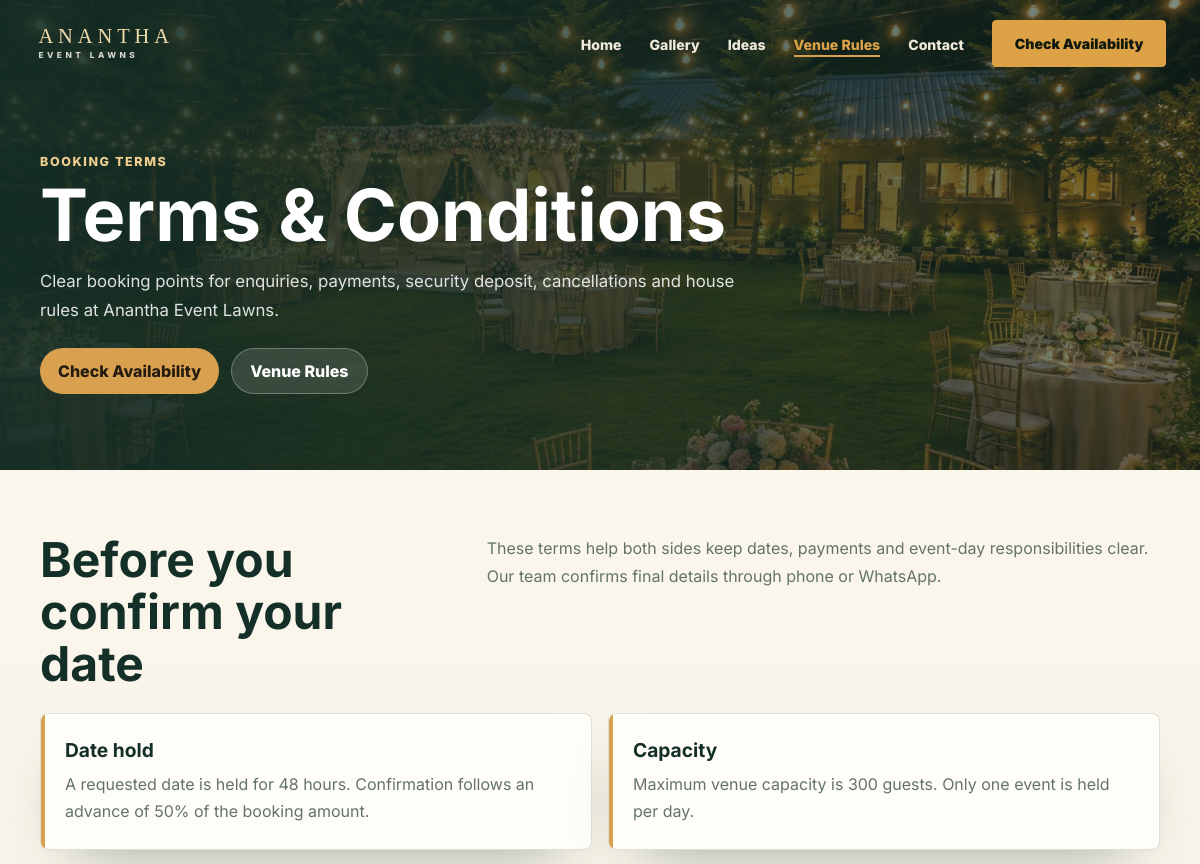
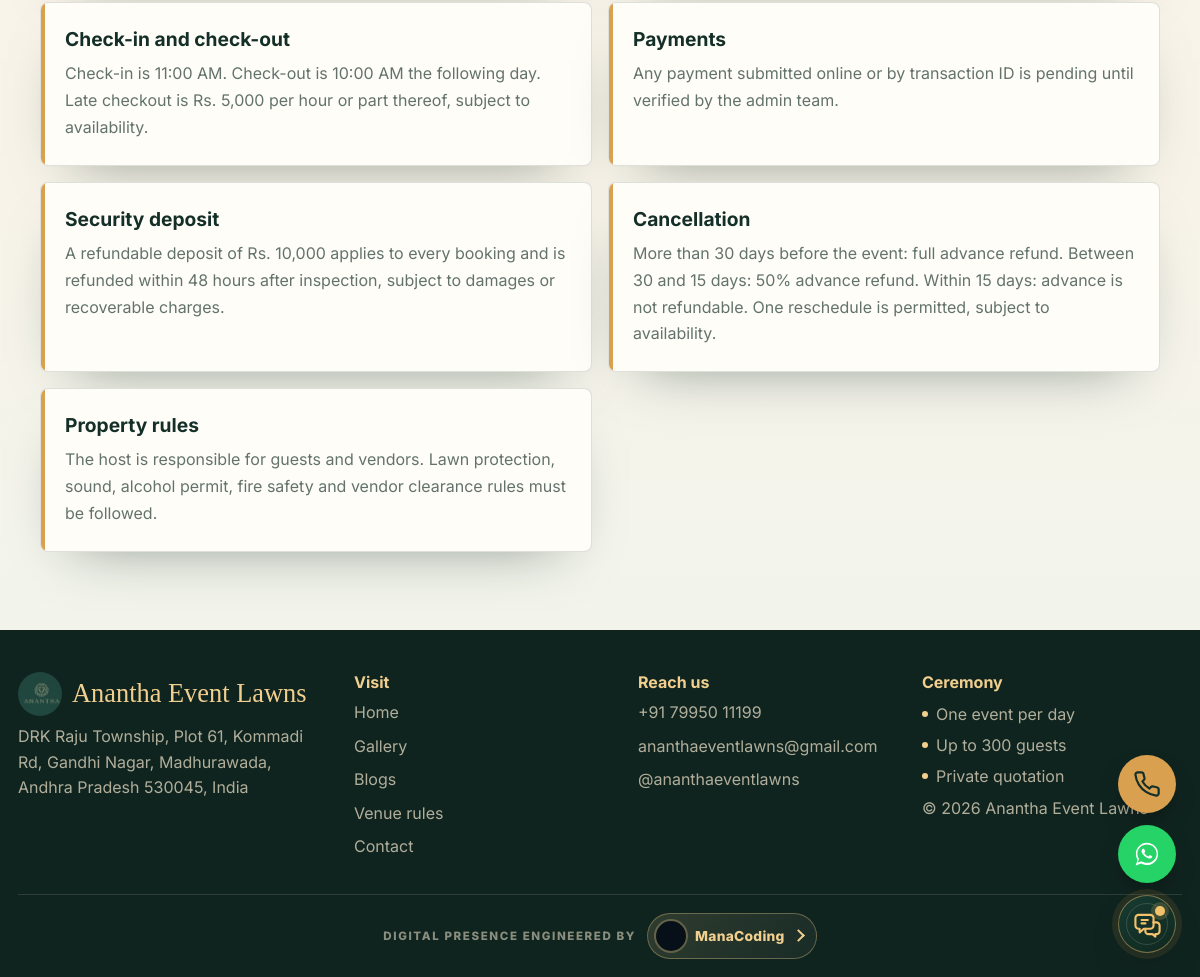
Page /terms.php on the committed database (2 pictures, top to bottom).
### tables this page shows
CREATE TABLE IF NOT EXISTS site_terms (
  id INT AUTO_INCREMENT PRIMARY KEY,
  title VARCHAR(180) NOT NULL,
  term_text TEXT NOT NULL,
  display_order INT NOT NULL DEFAULT 0,
  is_booking_required TINYINT(1) NOT NULL DEFAULT 0,
  is_active TINYINT(1) NOT NULL DEFAULT 1,
  created_at TIMESTAMP DEFAULT CURRENT_TIMESTAMP
);

### includes/routes.php (called while the page is built, shortened)
<?php
function app_base_path(): string
{
    $override=getenv('ANANTHA_BASE_PATH');
    static $base=null;
    if($base!==null)return $base;
    $root=str_replace('\\','/',realpath(dirname(__DIR__))?:dirname(__DIR__));
    $documentRoot=!empty($_SERVER['DOCUMENT_ROOT'])?realpath((string)$_SERVER['DOCUMENT_ROOT']):false;
    if($documentRoot){
        $documentRoot=rtrim(str_replace('\\','/',$documentRoot),'/');
        if(strcasecmp($root,$documentRoot)===0)return $base='';
    }
    return $base='/anantha';
}
function app_url(string $url='',string $context=''): string
{
    preg_match('/^([^?#]*)(.*)$/s',$url,$parts);
    $path=$parts[1]??'';$suffix=$parts[2]??'';$base=app_base_path();
    $path=preg_replace('~^admin(?:/|$)~','ceoadmin/',$path);
    if(preg_match('~^ceoadmin/(?:login|index)(?:\.php|/)?$~',$path))$path='ceoadmin/';
    elseif(preg_match('~^api/index(?:\.php|/)?$~',$path))$path='api/';
    elseif(preg_match('~^(?:index(?:\.php|/)?)?$~',$path))$path='';
    elseif(preg_match('~^(?:gallery(?:\.php|/)?|galary/?)$~',$path))$path='galary/';
    elseif(str_ends_with($path,'.php'))$path=substr($path,0,-4).'/';
    elseif($path!==''&&pathinfo(rtrim($path,'/'),PATHINFO_EXTENSION)==='')$path=rtrim($path,'/').'/';
    return $base.'/'.ltrim($path,'/').$suffix;
}

### includes/config.php (called while the page is built, shortened)
<?php
require_once __DIR__ . '/routes.php';
function db(): PDO
{
    static $pdo = null;
    if ($pdo instanceof PDO) {
        return $pdo;
    }
    $dsn = 'mysql:host=' . DB_HOST . ';dbname=' . DB_NAME . ';charset=utf8mb4';
    $pdo = new PDO($dsn, DB_USER, DB_PASS, [
        PDO::ATTR_ERRMODE => PDO::ERRMODE_EXCEPTION,
        PDO::ATTR_DEFAULT_FETCH_MODE => PDO::FETCH_ASSOC,
    ]);
    return $pdo;
}
function h(?string $value): string
{
    return htmlspecialchars((string) $value, ENT_QUOTES, 'UTF-8');
}

### terms.php (the view, shortened to what this page needs)
<?php
require_once __DIR__ . '/includes/config.php';
$terms = [];
if (db_ready()) {
    $terms = db()->query('SELECT title, term_text FROM site_terms WHERE is_active=1 ORDER BY display_order ASC, id ASC')->fetchAll();
}
?>
<!DOCTYPE html>
<html lang="en">
<head>
</head>
<body>
<?php $publicHeaderActive = 'rules'; $publicHeaderHome = false; include __DIR__ . '/includes/public_header.php'; ?>
<main>
  <section class="terms-hero">
    <div class="wrap">
      <div class="eyebrow">Booking terms</div>
      <h1>Terms & Conditions</h1>
      <p>Clear booking points for enquiries, payments, security deposit, cancellations and house rules at Anantha Event Lawns.</p>
      <div class="hero-actions">
        <a class="btn" href="<?php echo h(app_url('availability.php', '')); ?>">Check Availability</a>
        <a class="btn light" href="<?php echo h(app_url('rules.php', '')); ?>">Venue Rules</a>
      </div>
    </div>
  </section>
  <section class="terms-shell">
    <div class="wrap">
      <div class="terms-head">
        <h2>Before you confirm your date</h2>
        <p>These terms help both sides keep dates, payments and event-day responsibilities clear. Our team confirms final details through phone or WhatsApp.</p>
      </div>
      <div class="terms">
        <?php foreach ($terms as $term): ?>
          <article class="term"><h2><?php echo h($term['title']); ?></h2><p><?php echo h($term['term_text']); ?></p></article>
        <?php endforeach; ?>
      </div>
    </div>
  </section>
</main>
<?php include __DIR__ . '/includes/public_footer.php'; ?>
<?php include __DIR__ . '/includes/chatbot.php'; ?>
</body>
</html>

### includes/public_header.php (shortened to what this page needs)
<?php
$publicHeaderActive = $publicHeaderActive ?? '';
$publicHeaderHome = $publicHeaderHome ?? false;
$homeHref = $publicHeaderHome ? '#top' : 'index.php#top';
$occasionsHref = $publicHeaderHome ? '#ideas' : 'index.php#ideas';
$contactHref = $publicHeaderHome ? '#visit' : 'index.php#visit';
$availabilityHref = $publicHeaderActive === 'availability' ? '#enquiry' : 'availability.php';
$navClass = static function (string $key) use ($publicHeaderActive): string {
    return $publicHeaderActive === $key ? ' class="active" aria-current="page"' : '';
};
?>
<link rel="stylesheet" href="<?php echo h(app_url('assets/cursors.css', '')); ?>">
<link rel="stylesheet" href="<?php echo h(app_url('assets/forms.css', '')); ?>">
<link rel="stylesheet" href="<?php echo h(app_url('assets/google-reviews.css')); ?>">
<header id="siteHeader"<?php echo $publicHeaderHome ? ' class="home-header"' : ''; ?>>
  <div class="container nav">
    <a href="<?php echo h(app_url((string)($homeHref), "")); ?>" class="brand" aria-label="Anantha Event Lawns home">
      <span class="brand-name">Anantha</span>
      <span class="brand-subtitle">Event Lawns</span>
    </a>
    <ul class="nav-links" id="navLinks">
      <li><a<?php echo $navClass('home'); ?> href="<?php echo h(app_url((string)($homeHref), "")); ?>">Home</a></li>
      <li><a<?php echo $navClass('gallery'); ?> href="<?php echo h(app_url('gallery.php', '')); ?>">Gallery</a></li>
      <li><a<?php echo $navClass('occasions'); ?> href="<?php echo h(app_url((string)($occasionsHref), "")); ?>">Ideas</a></li>
      <li><a<?php echo $navClass('rules'); ?> href="<?php echo h(app_url('rules.php', '')); ?>">Venue Rules</a></li>
      <li><a<?php echo $navClass('contact'); ?> href="<?php echo h(app_url((string)($contactHref), "")); ?>">Contact</a></li>
      <li><a class="nav-cta<?php echo $publicHeaderActive === 'availability' ? ' active' : ''; ?>"<?php echo $publicHeaderActive === 'availability' ? ' aria-current="page"' : ''; ?> href="<?php echo h(app_url((string)($availabilityHref), "")); ?>">Check Availability</a></li>
    </ul>
  </div>
</header>

### includes/public_footer.php (shortened to what this page needs)
<footer id="siteFooter">
  <div class="public-footer__inner">
    <div class="public-footer__row">
      <div class="public-footer__col">
        <div class="public-footer__brand"><img src="<?php echo h(app_url('assets/logo.jpeg', '')); ?>" alt="Anantha logo" loading="lazy" decoding="async"><span>Anantha Event Lawns</span></div>
        <span class="public-footer__text">DRK Raju Township, Plot 61, Kommadi Rd, Gandhi Nagar, Madhurawada, Andhra Pradesh 530045, India</span>
      </div>
      <div class="public-footer__col">
        <strong>Visit</strong>
        <a href="<?php echo h(app_url('index.php', '')); ?>#top">Home</a>
        <a href="<?php echo h(app_url('gallery.php', '')); ?>">Gallery</a>
        <a href="<?php echo h(app_url('blogs.php', '')); ?>">Blogs</a>
        <a href="<?php echo h(app_url('rules.php', '')); ?>">Venue rules</a>
        <a href="<?php echo h(app_url('index.php', '')); ?>#visit">Contact</a>
      </div>
      <div class="public-footer__col">
        <strong>Reach us</strong>
        <a href="tel:+917995011199">+91 79950 11199</a>
        <a href="mailto:<?php echo h(CONTACT_EMAIL); ?>"><?php echo h(CONTACT_EMAIL); ?></a>
        <a href="https://instagram.com/ananthaeventlawns" target="_blank" rel="noopener">@ananthaeventlawns</a>
      </div>
      <div class="public-footer__col">
        <strong>Ceremony</strong>
        <div class="public-footer__facts">
          <span>One event per day</span>
          <span>Up to 300 guests</span>
          <span>Private quotation</span>
        </div>
        <span class="public-footer__text">&copy; <?php echo date('Y'); ?> Anantha Event Lawns</span>
      </div>
    </div>
    <div class="public-footer__credit">
      <div class="public-footer__signature">
        <span class="public-footer__signature-label">Digital presence engineered by</span>
        <a class="public-footer__studio" href="https://manacoding.online" target="_blank" rel="noopener"><img class="public-footer__studio-logo" src="<?php echo h(app_url('assets/manacoding-logo.jpg', '')); ?>" alt="ManaCoding logo" loading="lazy" decoding="async"><span>ManaCoding</span></a>
      </div>
    </div>
  </div>
</footer>

### includes/chatbot.php (shortened to what this page needs)
<div class="contact-stack" aria-label="Quick contact options">
  <a class="contact-fab call-fab" href="tel:+917995011199" aria-label="Call Anantha Event Lawns">
    <svg aria-hidden="true" viewBox="0 0 24 24">
      <path d="M22 16.9v3a2 2 0 0 1-2.2 2 19.8 19.8 0 0 1-8.6-3.1 19.4 19.4 0 0 1-6-6A19.8 19.8 0 0 1 2.1 4.2 2 2 0 0 1 4.1 2h3a2 2 0 0 1 2 1.7c.1 1 .4 2 .7 2.8a2 2 0 0 1-.5 2.1L8.1 9.9a16 16 0 0 0 6 6l1.3-1.3a2 2 0 0 1 2.1-.5c.9.3 1.8.6 2.8.7A2 2 0 0 1 22 16.9Z"/>
    </svg>
  </a>
  <a class="contact-fab wa-fab" href="https://wa.me/<?php echo WHATSAPP_NUMBER; ?>" target="_blank" rel="noopener" aria-label="Chat on WhatsApp">
  </a>
<div class="site-chatbot" id="siteChatbot">
  <button class="chatbot-toggle" id="chatbotToggle" type="button" aria-label="Open Anantha chat" aria-expanded="false">
  </button>
</div>
</div>

### includes/public_header.php (style rules this page uses)
#siteHeader { position:fixed;top:0;left:0;right:0;z-index:100;padding:18px 0;transition:background .4s ease,padding .4s ease,box-shadow .4s ease }
#siteHeader .nav.container { display:flex;align-items:center;justify-content:space-between;gap:32px;width:100%;max-width:none;padding-left:clamp(20px,3.2vw,60px);padding-right:clamp(20px,2.8vw,52px) }
#siteHeader .brand { display:flex;flex-direction:column;align-items:flex-start;flex:0 0 auto;text-decoration:none;text-transform:uppercase;line-height:1 }
#siteHeader .brand-name { color:#d9b878;font-family:Georgia,'Times New Roman',serif;font-size:1.22rem;letter-spacing:.22em;white-space:nowrap }
#siteHeader .brand-subtitle { margin-top:2px;color:rgba(228,218,195,.68);font-size:.68rem;font-weight:700;letter-spacing:.32em;white-space:nowrap }
#siteHeader .nav-links { display:flex;align-items:center;gap:24px;list-style:none;margin:0;padding:0 }
#siteHeader .nav-links a { color:#e4dac3;font-size:.88rem;font-weight:500;position:relative;padding-bottom:4px;text-decoration:none;transition:color .2s ease }
#siteHeader .nav-links a:after { content:"";position:absolute;left:0;bottom:0;width:0;height:2px;background:#d9a050;transition:width .3s ease }
#siteHeader .nav-links a:hover,#siteHeader .nav-links a.active { color:#d9a050;font-weight:800 }
#siteHeader .nav-links a:hover:after,#siteHeader .nav-links a.active:after { width:100% }
#siteHeader .nav-links .nav-cta { display:inline-flex;align-items:center;justify-content:center;min-height:40px;border:1px solid #d9a050;border-radius:4px;padding:9px 16px;background:#d9a050;color:#261b10;font-weight:800;white-space:nowrap }
#siteHeader .nav-links .nav-cta:after { display:none }
html,body { max-width:100%;overflow-x:hidden }
img,video,iframe { max-width:100% }
input,select,textarea,button { font-size:16px }
.btn,a.btn,button.btn { min-height:44px;text-align:center }
.container,.wrap,.screen { max-width:100% }
h1,h2,h3,p,a,strong,span,li,label,summary { overflow-wrap:anywhere }
#siteHeader { background:#17372c !important; padding:20px 0 !important; }
#siteHeader .nav.container { padding-left:clamp(36px,3.2vw,60px) !important; padding-right:clamp(20px,2.8vw,52px) !important; }
#siteHeader .brand-name { font-family:'Instrument Serif',Georgia,serif !important; text-transform:uppercase !important; letter-spacing:.24em !important; font-size:clamp(1.45rem,1.8vw,1.78rem) !important; font-weight:400 !important; line-height:.9 !important; color:#e9d2a0 !important; }
#siteHeader .brand-subtitle { margin-top:12px !important; color:#e6d9bd !important; font-size:.58rem !important; font-weight:800 !important; letter-spacing:.48em !important; text-transform:uppercase !important; }
#siteHeader .nav-links { gap:28px !important; }
#siteHeader .nav-links a { color:#d9d2bd !important; font-weight:800 !important; }
#siteHeader .nav-links a:hover, #siteHeader .nav-links a.active { color:#d9a050 !important; }
#siteHeader .nav-links .nav-cta, #siteHeader .mobile-nav-cta { background:#dda246 !important; border-color:#dda246 !important; border-radius:4px !important; color:#20170d !important; font-weight:900 !important; padding:14px 22px !important; }
#siteHeader { background:transparent !important; backdrop-filter:none !important; box-shadow:none !important; }
#siteHeader .brand-name { color:#efd9a9 !important; font-size:clamp(1.28rem,1.55vw,1.55rem) !important; line-height:.88 !important; }
#siteHeader .brand-subtitle { color:rgba(255,250,240,.82) !important; margin-top:6px !important; font-size:.52rem !important; letter-spacing:.42em !important; }
#siteHeader .nav-links a { color:#f0eadb !important; }
#siteHeader .nav-links a:hover, #siteHeader .nav-links a.active { color:#dda246 !important; }
#siteHeader .nav-links a.nav-cta, #siteHeader .nav-links a.nav-cta.active, #siteHeader .nav-links a.nav-cta:hover, #siteHeader .nav-links a.nav-cta:focus-visible, #siteHeader a.mobile-nav-cta { background:#dda246 !important; border-color:#dda246 !important; border-radius:4px !important; color:#11190f !important; }

### rows in the picture
site_terms: title "Date hold", term_text "A requested date is held for 48 hours. Confirmation follows an advance of 50% of the booking amount."
site_terms: title "Capacity", term_text "Maximum venue capacity is 300 guests. Only one event is held per day."
site_terms: title "Check-in and check-out", term_text "Check-in is 11:00 AM. Check-out is 10:00 AM the following day. Late checkout is Rs. 5,000 per hour or part thereof, subject to availability."
site_terms: title "Payments", term_text "Any payment submitted online or by transaction ID is pending until verified by the admin team."
site_terms: title "Security deposit", term_text "A refundable deposit of Rs. 10,000 applies to every booking and is refunded within 48 hours after inspection, subject to damages or recoverable charges."
site_terms: title "Cancellation", term_text "More than 30 days before the event: full advance refund. Between 30 and 15 days: 50% advance refund. Within 15 days: advance is not refundable. One reschedule is permitted, subject to availability."
site_terms: title "Property rules", term_text "The host is responsible for guests and vendors. Lawn protection, sound, alcohol permit, fire safety and vendor clearance rules must be followed."

### other values in the picture
CONTACT_EMAIL "ananthaeventlawns@gmail.com"
